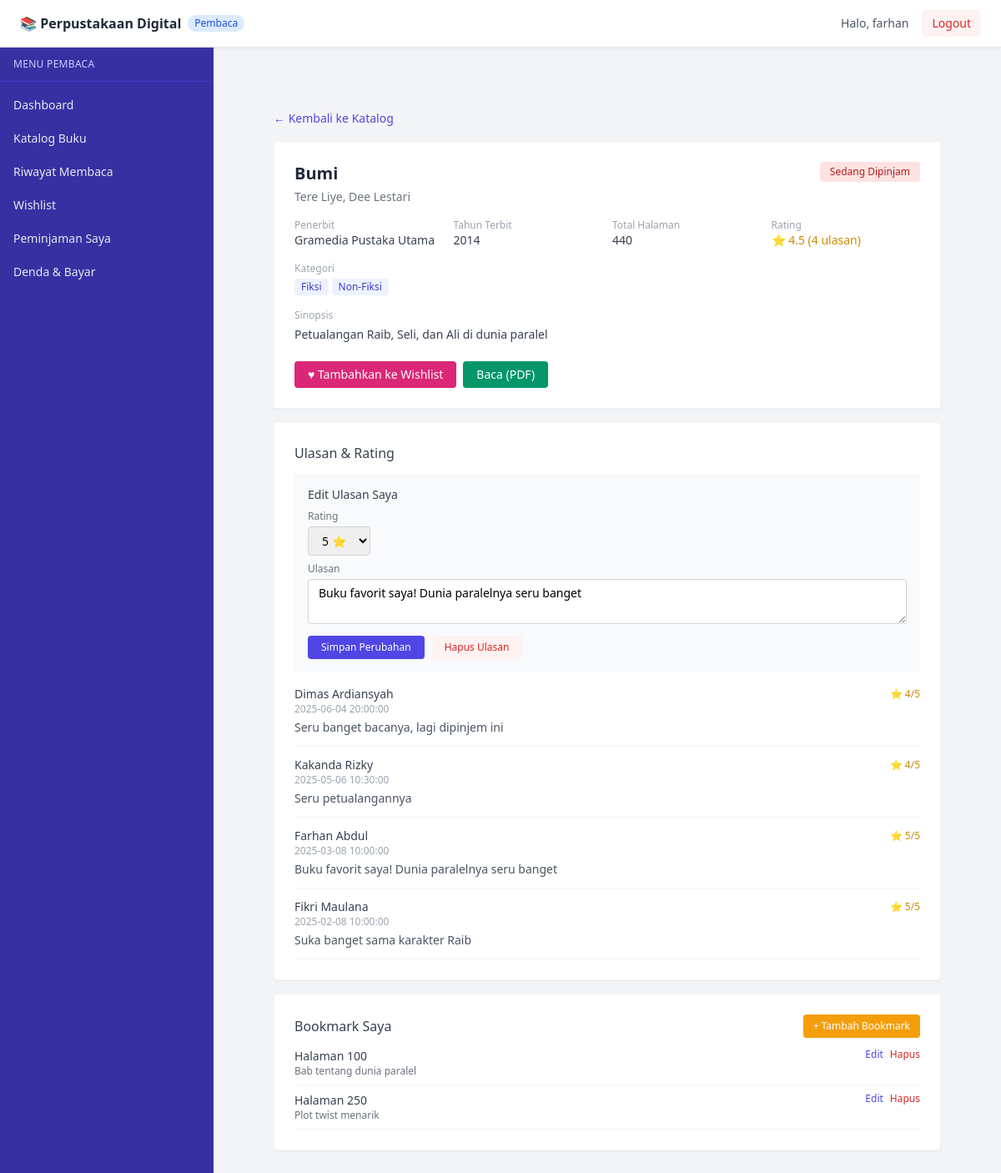
Page /pembaca/detail_buku.php?id=1 (signed in) on the committed database.
### tables this page shows
CREATE TABLE IF NOT EXISTS books (
    id INT PRIMARY KEY AUTO_INCREMENT,
    publisher_id INT NOT NULL,
    title VARCHAR(255) NOT NULL,
    isbn VARCHAR(13) NOT NULL UNIQUE,
    publication_year YEAR,
    synopsis TEXT,
    total_pages INT,
    FOREIGN KEY (publisher_id) REFERENCES publishers(id) ON DELETE CASCADE
);

CREATE TABLE IF NOT EXISTS publishers (
    id INT PRIMARY KEY AUTO_INCREMENT,
    publisher_name VARCHAR(100) NOT NULL,
    address TEXT
);

CREATE TABLE IF NOT EXISTS categories (
    id INT PRIMARY KEY AUTO_INCREMENT,
    category_name VARCHAR(50) NOT NULL
);

CREATE TABLE IF NOT EXISTS book_files (
    id INT PRIMARY KEY AUTO_INCREMENT,
    book_id INT NOT NULL,
    file_url VARCHAR(255) NOT NULL,
    file_size_mb DECIMAL(5,2),
    file_format ENUM('PDF', 'EPUB'),
    FOREIGN KEY (book_id) REFERENCES books(id) ON DELETE CASCADE
);

CREATE TABLE IF NOT EXISTS reviews_ratings (
    id INT PRIMARY KEY AUTO_INCREMENT,
    user_id INT NOT NULL,
    book_id INT NOT NULL,
    rating INT NOT NULL CHECK (rating BETWEEN 1 AND 5),
    review_text TEXT,
    review_date TIMESTAMP DEFAULT CURRENT_TIMESTAMP,
    FOREIGN KEY (user_id) REFERENCES users(id) ON DELETE CASCADE,
    FOREIGN KEY (book_id) REFERENCES books(id) ON DELETE CASCADE
);

CREATE TABLE IF NOT EXISTS member_profiles (
    id INT PRIMARY KEY AUTO_INCREMENT,
    user_id INT NOT NULL UNIQUE,
    member_number VARCHAR(20) NOT NULL UNIQUE,
    full_name VARCHAR(100) NOT NULL,
    address TEXT,
    phone_number VARCHAR(15),
    membership_type ENUM('Free', 'Premium') DEFAULT 'Free',
    FOREIGN KEY (user_id) REFERENCES users(id) ON DELETE CASCADE
);

CREATE TABLE IF NOT EXISTS bookmarks (
    id INT PRIMARY KEY AUTO_INCREMENT,
    user_id INT NOT NULL,
    book_id INT NOT NULL,
    page_number INT NOT NULL,
    notes VARCHAR(255),
    FOREIGN KEY (user_id) REFERENCES users(id) ON DELETE CASCADE,
    FOREIGN KEY (book_id) REFERENCES books(id) ON DELETE CASCADE
);

### pembaca/detail_buku.php (the view, shortened to what this page needs)
<?php
require_once '../config/database.php';
$book_id = (int) ($_GET['id'] ?? 0);
$stmt = $conn->prepare("
    SELECT bk.*, p.publisher_name
    FROM books bk
    LEFT JOIN publishers p ON bk.publisher_id = p.id
    WHERE bk.id = ?
");
$stmt->bind_param('i', $book_id);
$stmt->execute();
$book = $stmt->get_result()->fetch_assoc();
$authors = $conn->query("
    SELECT a.author_name FROM authors a
    JOIN book_authors ba ON ba.author_id = a.id
    WHERE ba.book_id = $book_id
");
$categories = $conn->query("
    SELECT c.category_name FROM categories c
    JOIN book_categories bc ON bc.category_id = c.id
    WHERE bc.book_id = $book_id
");
$dipinjam = $conn->query("
    SELECT COUNT(*) AS total FROM borrowings
    WHERE book_id = $book_id AND status IN ('Dipinjam', 'Terlambat')
")->fetch_assoc()['total'];
$ratingRow = $conn->query("
    SELECT ROUND(AVG(rating), 1) AS avg_rating, COUNT(*) AS total_review
    FROM reviews_ratings WHERE book_id = $book_id
")->fetch_assoc();
$myReviewStmt = $conn->prepare("SELECT rating, review_text FROM reviews_ratings WHERE user_id = ? AND book_id = ?");
$myReviewStmt->bind_param('ii', $_SESSION['user_id'], $book_id);
$myReviewStmt->execute();
$myReview = $myReviewStmt->get_result()->fetch_assoc();
$reviews = $conn->query("
    SELECT rr.rating, rr.review_text, rr.review_date, mp.full_name
    FROM reviews_ratings rr
    LEFT JOIN member_profiles mp ON mp.user_id = rr.user_id
    WHERE rr.book_id = $book_id
    ORDER BY rr.review_date DESC
");
$bookFiles = $conn->query("SELECT id, file_url, file_format FROM book_files WHERE book_id = $book_id");
$bookmarkStmt = $conn->prepare("SELECT id, page_number, notes FROM bookmarks WHERE user_id = ? AND book_id = ? ORDER BY page_number ASC");
$bookmarkStmt->bind_param('ii', $_SESSION['user_id'], $book_id);
$bookmarkStmt->execute();
$bookmarks = $bookmarkStmt->get_result();
require_once '../includes/header.php';
?>
<div class="p-6 max-w-4xl mx-auto">
    <a href="katalog.php" class="text-sm text-indigo-600 hover:underline">&larr; Kembali ke Katalog</a>
    <div class="bg-white rounded shadow-sm border border-gray-100 p-6 mt-4">
        <div class="flex justify-between items-start">
            <div>
                <h1 class="text-xl font-semibold text-gray-800"><?= htmlspecialchars($book['title']) ?></h1>
                <p class="text-sm text-gray-500 mt-1">
                    <?php
                        $authorNames = [];
                        while ($a = $authors->fetch_assoc()) $authorNames[] = $a['author_name'];
                        echo htmlspecialchars(implode(', ', $authorNames) ?: 'Penulis tidak diketahui');
                    ?>
                </p>
            </div>
            <?php if ($dipinjam > 0): ?>
                <span class="bg-red-100 text-red-700 text-xs px-3 py-1 rounded shrink-0">Sedang Dipinjam</span>
            <?php else: ?>
                <span class="bg-green-100 text-green-700 text-xs px-3 py-1 rounded shrink-0">Tersedia</span>
            <?php endif; ?>
        </div>
        <div class="grid grid-cols-2 sm:grid-cols-4 gap-3 mt-4 text-sm">
            <div>
                <p class="text-xs text-gray-400">Penerbit</p>
                <p class="text-gray-700"><?= htmlspecialchars($book['publisher_name'] ?? '-') ?></p>
            </div>
            <div>
                <p class="text-xs text-gray-400">Tahun Terbit</p>
                <p class="text-gray-700"><?= htmlspecialchars($book['publication_year']) ?></p>
            </div>
            <div>
                <p class="text-xs text-gray-400">Total Halaman</p>
                <p class="text-gray-700"><?= htmlspecialchars($book['total_pages']) ?></p>
            </div>
            <div>
                <p class="text-xs text-gray-400">Rating</p>
                <p class="text-yellow-600">⭐ <?= $ratingRow['avg_rating'] ?? '0.0' ?> (<?= $ratingRow['total_review'] ?> ulasan)</p>
            </div>
        </div>
        <div class="mt-4">
            <p class="text-xs text-gray-400 mb-1">Kategori</p>
            <div class="flex gap-1 flex-wrap">
                <?php while ($c = $categories->fetch_assoc()): ?>
                    <span class="bg-indigo-50 text-indigo-700 text-xs px-2 py-0.5 rounded">
                        <?= htmlspecialchars($c['category_name']) ?>
                    </span>
                <?php endwhile; ?>
            </div>
        </div>
        <div class="mt-4">
            <p class="text-xs text-gray-400 mb-1">Sinopsis</p>
            <p class="text-sm text-gray-700 leading-relaxed"><?= nl2br(htmlspecialchars($book['synopsis'] ?? '-')) ?></p>
        </div>
        <div class="mt-5 flex gap-2">
            <form method="POST">
                <button type="submit" class="bg-pink-600 text-white text-sm px-4 py-1.5 rounded hover:bg-pink-700">
                    ♥ Tambahkan ke Wishlist
                </button>
            </form>
             <?php if ($bookFiles && $bookFiles->num_rows > 0): ?>
                <div class="flex gap-2 flex-wrap">
                    <?php while ($bf = $bookFiles->fetch_assoc()): ?>
                        <form method="POST" target="_blank">
                            <button type="submit" class="bg-emerald-600 text-white text-sm px-4 py-1.5 rounded hover:bg-emerald-700">
                                Baca (<?= htmlspecialchars($bf['file_format']) ?>)
                            </button>
                        </form>
                    <?php endwhile; ?>
                </div>
            <?php else: ?>
                <span class="bg-gray-100 text-gray-400 text-sm px-4 py-1.5 rounded">File belum tersedia</span>
            <?php endif; ?>
        </div>
    </div>
    <div class="bg-white rounded shadow-sm border border-gray-100 p-6 mt-4">
        <h2 class="font-medium text-gray-700 mb-3">Ulasan & Rating</h2>
        <div class="bg-gray-50 rounded p-4 mb-4">
            <p class="text-sm font-medium text-gray-700 mb-2">
                <?= $myReview ? 'Edit Ulasan Saya' : 'Tulis Ulasan' ?>
            </p>
            <form method="POST">
                <label class="block text-xs text-gray-500 mb-1">Rating</label>
                <select name="rating" required class="border border-gray-300 rounded px-3 py-1.5 text-sm mb-2">
                    <?php for ($i = 5; $i >= 1; $i--): ?>
                        <option value="<?= $i ?>" <?= ($myReview && (int)$myReview['rating'] === $i) ? 'selected' : '' ?>>
                            <?= $i ?> ⭐
                        </option>
                    <?php endfor; ?>
                </select>
                <label class="block text-xs text-gray-500 mb-1">Ulasan</label>
                <textarea name="review_text" rows="2" class="w-full border border-gray-300 rounded px-3 py-1.5 text-sm mb-2"
                    placeholder="Bagaimana menurutmu tentang buku ini?"><?= htmlspecialchars($myReview['review_text'] ?? '') ?></textarea>
                <div class="flex gap-2">
                    <button type="submit" class="bg-indigo-600 text-white text-xs px-4 py-1.5 rounded hover:bg-indigo-700">
                        <?= $myReview ? 'Simpan Perubahan' : 'Kirim Ulasan' ?>
                    </button>
                    <?php if ($myReview): ?>
                        <a href="?id=<?= $book_id ?>&delete_review=1" onclick="return confirm('Hapus ulasan kamu?')"
                            class="bg-red-50 text-red-600 text-xs px-4 py-1.5 rounded hover:bg-red-100">
                            Hapus Ulasan
                        </a>
                    <?php endif; ?>
                </div>
            </form>
        </div>
        <?php if ($reviews && $reviews->num_rows > 0): ?>
            <div class="space-y-3">
                <?php while ($r = $reviews->fetch_assoc()): ?>
                    <div class="border-b border-gray-100 pb-3">
                        <div class="flex justify-between items-center">
                            <p class="text-sm font-medium text-gray-700"><?= htmlspecialchars($r['full_name'] ?? 'Anonim') ?></p>
                            <span class="text-xs text-yellow-600">⭐ <?= $r['rating'] ?>/5</span>
                        </div>
                        <p class="text-xs text-gray-400 mb-1"><?= htmlspecialchars($r['review_date']) ?></p>
                        <p class="text-sm text-gray-600"><?= htmlspecialchars($r['review_text']) ?></p>
                    </div>
                <?php endwhile; ?>
            </div>
        <?php else: ?>
            <p class="text-sm text-gray-400">Belum ada ulasan untuk buku ini.</p>
        <?php endif; ?>
    </div>
    <div class="bg-white rounded shadow-sm border border-gray-100 p-6 mt-4">
        <div class="flex justify-between items-center mb-3">
            <h2 class="font-medium text-gray-700">Bookmark Saya</h2>
            <button onclick="document.getElementById('modal-add-bookmark').classList.remove('hidden')"
                class="bg-amber-500 text-white text-xs px-3 py-1.5 rounded hover:bg-amber-600">
                + Tambah Bookmark
            </button>
        </div>
        <?php if ($bookmarks && $bookmarks->num_rows > 0): ?>
            <div class="space-y-2">
                <?php while ($bm = $bookmarks->fetch_assoc()): ?>
                    <div class="flex justify-between items-start border-b border-gray-100 pb-2">
                        <div>
                            <p class="text-sm text-gray-700">Halaman <span class="font-medium"><?= $bm['page_number'] ?></span></p>
                            <p class="text-xs text-gray-500"><?= htmlspecialchars($bm['notes'] ?: '-') ?></p>
                        </div>
                        <div class="flex gap-2 shrink-0">
                            <button onclick="document.getElementById('modal-edit-bookmark-<?= $bm['id'] ?>').classList.remove('hidden')"
                                class="text-indigo-600 hover:underline text-xs">Edit</button>
                            <a href="?id=<?= $book_id ?>&delete_bookmark=<?= $bm['id'] ?>"
                                onclick="return confirm('Hapus bookmark ini?')" class="text-red-600 hover:underline text-xs">Hapus</a>
                        </div>
                    </div>
                <?php endwhile; ?>
            </div>
        <?php else: ?>
            <p class="text-sm text-gray-400">Belum ada bookmark untuk buku ini.</p>
        <?php endif; ?>
    </div>
</div>
<?php require_once '../includes/footer.php'; ?>

### rows in the picture
books: title "Bumi", publisher.publisher_name "Gramedia Pustaka Utama", publication_year "2014", total_pages "440", synopsis "Petualangan Raib, Seli, dan Ali di dunia paralel"
categories: category_name "Fiksi"
categories: category_name "Non-Fiksi"
book_files: file_format "PDF"
reviews_ratings: rating "5 ⭐", review_text "Buku favorit saya! Dunia paralelnya seru banget", member_profiles.full_name "Farhan Abdul", rating "5", review_date "2025-03-08 10:00:00"
reviews_ratings: member_profiles.full_name "Dimas Ardiansyah", rating "4", review_date "2025-06-04 20:00:00", review_text "Seru banget bacanya, lagi dipinjem ini"
reviews_ratings: member_profiles.full_name "Kakanda Rizky", rating "4", review_date "2025-05-06 10:30:00", review_text "Seru petualangannya"
reviews_ratings: member_profiles.full_name "Fikri Maulana", rating "5", review_date "2025-02-08 10:00:00", review_text "Suka banget sama karakter Raib"
bookmarks: page_number "100", notes "Bab tentang dunia paralel"
bookmarks: page_number "250", notes "Plot twist menarik"

### other values in the picture
$_SESSION['role'] "Pembaca"
$_SESSION['username'] "farhan"
$currentRole "PEMBACA"
$menu['label'] "Dashboard"
$menu['label'] "Katalog Buku"
$menu['label'] "Riwayat Membaca"
$menu['label'] "Wishlist"
$menu['label'] "Peminjaman Saya"
$menu['label'] "Denda & Bayar"
implode(', ', $authorNames) ?: 'Penulis tidak diketahui' "Tere Liye, Dee Lestari"
$ratingRow['avg_rating'] "4.5"
$ratingRow['total_review'] "4"
